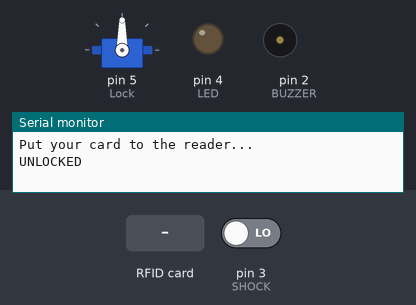
A sketch run on a simulated Arduino Uno, built with avr-gcc and run on an emulated ATmega328P. Shown: servo, output pins drawn as LEDs (lit = HIGH), buzzer (waves = sounding), the last lines printed to the serial monitor. The inputs (shaded band) are chosen by the test bench; at power-on: pin 3 (SHOCK) LOW. Pins used as bus, display or sensor lines are not drawn.

Above: at 1.2 s.
1.3 s: RFID card 66 3D F5 25 held to the reader
At 2.5 s:
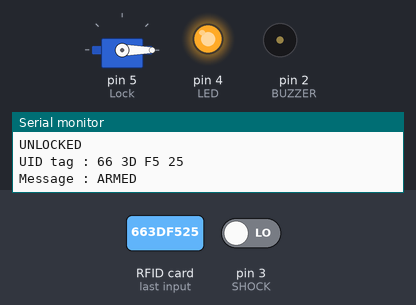
At 3.4 s:
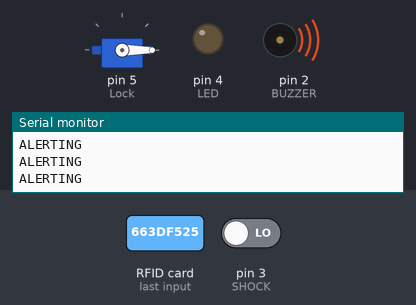
4.1 s: RFID card 5E 7A 19 C4 held to the reader
Timing chart, 0 to 7.1 s (numbered marks = the images above; inputs shaded):
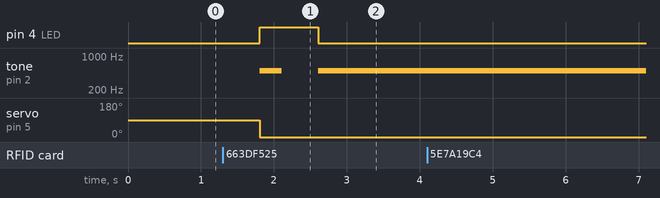

The sketch:

MSE102_code_mk2.ino
```cpp
#include <SPI.h>
#include <MFRC522.h>
#include <Servo.h>

#define RST_PIN 9
#define SS_PIN 10
#define LED 4
#define SHOCK 3
#define BUZZER 2

MFRC522 mfrc522(SS_PIN, RST_PIN);
Servo Lock;

// states of the lock
int global_state = 0;
#define STARTUP 0
#define ARMING 1
#define ARMED 2
#define ALARMING 3


// set up
void setup() {
  Serial.begin(9600);
  SPI.begin();
  mfrc522.PCD_Init();
  Lock.attach(5);
  pinMode(LED, OUTPUT);
  pinMode(SHOCK, INPUT);
  pinMode(BUZZER, OUTPUT);
  Serial.println("Put your card to the reader...");
  Serial.println();
}


// function to read the card
String read_card() {
   // Look for new cards
  if ( ! mfrc522.PICC_IsNewCardPresent())
  {
    return "0";
  }
  // Select one of the cards
  if ( ! mfrc522.PICC_ReadCardSerial())
  {
    return "0";
  }
  //Show UID on serial monitor
  Serial.print("UID tag :");
  String content= "";
  byte letter;
  for (byte i = 0; i < mfrc522.uid.size; i++)
  {
     Serial.print(mfrc522.uid.uidByte[i] < 0x10 ? " 0" : " ");
     Serial.print(mfrc522.uid.uidByte[i], HEX);
     content.concat(String(mfrc522.uid.uidByte[i] < 0x10 ? " 0" : " "));
     content.concat(String(mfrc522.uid.uidByte[i], HEX));
  }
  Serial.println();
  Serial.print("Message : ");
  content.toUpperCase();

  return content.substring(1);
}


// main loop
void loop() {

  switch (global_state) {
    case STARTUP :
    Serial.println("UNLOCKED");
    Serial.println();
    digitalWrite(LED, LOW);
    noTone(BUZZER);
    Lock.write(90);
    delay(1000);
    global_state = ARMING;
    break;
    case ARMING :
    if (read_card() == "66 3D F5 25" && global_state == ARMING) {
      Serial.println("ARMED");
      Serial.println();
      delay(500);
      Lock.write(0);
      digitalWrite(LED, HIGH);
      tone(BUZZER, 500);
      delay(300);
      noTone(BUZZER);
      global_state = ARMED;
      delay(500);
      return;
    }

    break;
    case ARMED :
    if (digitalRead(SHOCK) == LOW) {
      global_state = ALARMING;
    }
    break;
    case ALARMING :
    digitalWrite(LED, LOW);
    tone(BUZZER, 500);
    Serial.println("ALERTING");
    Serial.println();
    if (read_card() == "66 3D F5 25") {
      global_state = STARTUP;
      return;
    }
    break;
  }
}
```

Measured:
- after the input at 1.3 s, pin 4 (LED): LOW → HIGH after 0.51 s, → LOW 0.80 s later; tone on pin 2 (BUZZER): silent → 500 Hz after 0.51 s, → silent 0.30 s later, → 500 Hz 0.50 s later; servo on pin 5 (Lock): 90° → 0° after 0.51 s
